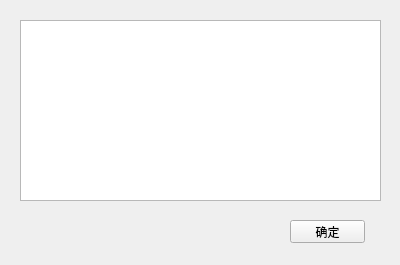
<?xml version="1.0" encoding="UTF-8"?>
<ui version="4.0">
 <class>Form</class>
 <widget class="QWidget" name="Form">
  <property name="geometry">
   <rect>
    <x>0</x>
    <y>0</y>
    <width>400</width>
    <height>265</height>
   </rect>
  </property>
  <property name="windowTitle">
   <string>下载链接</string>
  </property>
  <widget class="QPushButton" name="ok_button">
   <property name="geometry">
    <rect>
     <x>290</x>
     <y>220</y>
     <width>75</width>
     <height>23</height>
    </rect>
   </property>
   <property name="text">
    <string>确定</string>
   </property>
  </widget>
  <widget class="QPlainTextEdit" name="input_url">
   <property name="geometry">
    <rect>
     <x>20</x>
     <y>20</y>
     <width>361</width>
     <height>181</height>
    </rect>
   </property>
  </widget>
 </widget>
 <resources/>
 <connections/>
</ui>
